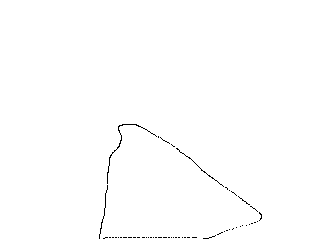
#> input picture blur_test/test1/1.png, 320 x 240 px; its folder holds only this picture in this run
$ python image_contour.py
#> lines starting #> are read from the running program, lines starting #| are printed output that depends on the picture; after the words box and inside, x2 and y2 are one past the last pixel; in counts of white or black regions, pixels touching at a corner belong together
import copy
import os
import cv2
import numpy as np
import glob

def get_contour(img, threshold=128,use_morphology=True):
    if len(img.shape)==3:
        gray_img = cv2.cvtColor(img, cv2.COLOR_BGR2GRAY)
    else:
        gray_img=copy.deepcopy(img)
    mask=np.where(gray_img<threshold,255,0).astype(np.uint8)
    if use_morphology:
        # 创建腐蚀和膨胀的内核
        kernel = np.ones((2, 2), np.uint8)
        # 膨胀操作把缺失的边界连上
        mask = cv2.dilate(mask, kernel, iterations=10)
        # 使用腐蚀操作
        # mask = cv2.erode(mask, kernel, iterations=1)
    #3.轮廓提取
    contours, _ = cv2.findContours(mask, cv2.RETR_EXTERNAL, cv2.CHAIN_APPROX_SIMPLE)
    return contours

def draw(img, contours, is_draw_edge=True, is_fill=True, save_path=None):
    img_new = copy.deepcopy(img)
    if is_draw_edge:
        img_new = cv2.drawContours(img_new, contours, -1, (0, 0, 0),2)
    if is_fill:
        cv2.drawContours(img_new, contours, -1, (0, 0, 255), thickness=cv2.FILLED)
    if save_path:
        cv2.imwrite(save_path, img_new)


if __name__ == "__main__":
    img_path_list = glob.glob("../test1/*.png")
    output_dir = "../test1_output"
    if not os.path.exists(output_dir):
        os.mkdir(output_dir)
    for img_path in img_path_list:
        name = os.path.basename(img_path)
        print(name)
        img = cv2.imread(img_path)
#> img is the input picture: shape (240, 320, 3); 99.5% white; black in thin lines or dots, all inside (x1, y1, x2, y2) = (99, 124, 262, 239)
        contours = get_contour(img)
#> in get_contour, `mask = cv2.dilate(mask, kernel, iterations=10)`:
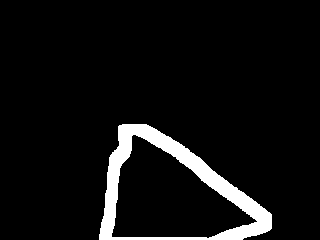
#> mask: shape (240, 320); 6.4% white; 1 white region
#> in get_contour, `contours, _ = cv2.findContours(mask, cv2.RETR_EXTERNAL, cv2.CHAIN_APPR..`: contours = 1 contour; box (x1, y1, x2, y2) and area: (99, 124, 272, 240) 13227
        draw(img, contours, True, True, os.path.join(output_dir, name))
#> in draw, `cv2.drawContours(img_new, contours, -1, (0, 0, 255), thickness=cv2.FIL..`:
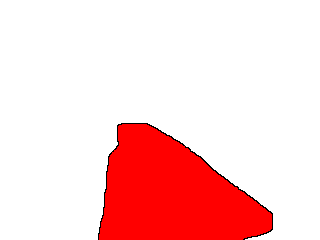
#> img_new: shape (240, 320, 3); mean B, G, R 208.9, 208.9, 253.6
